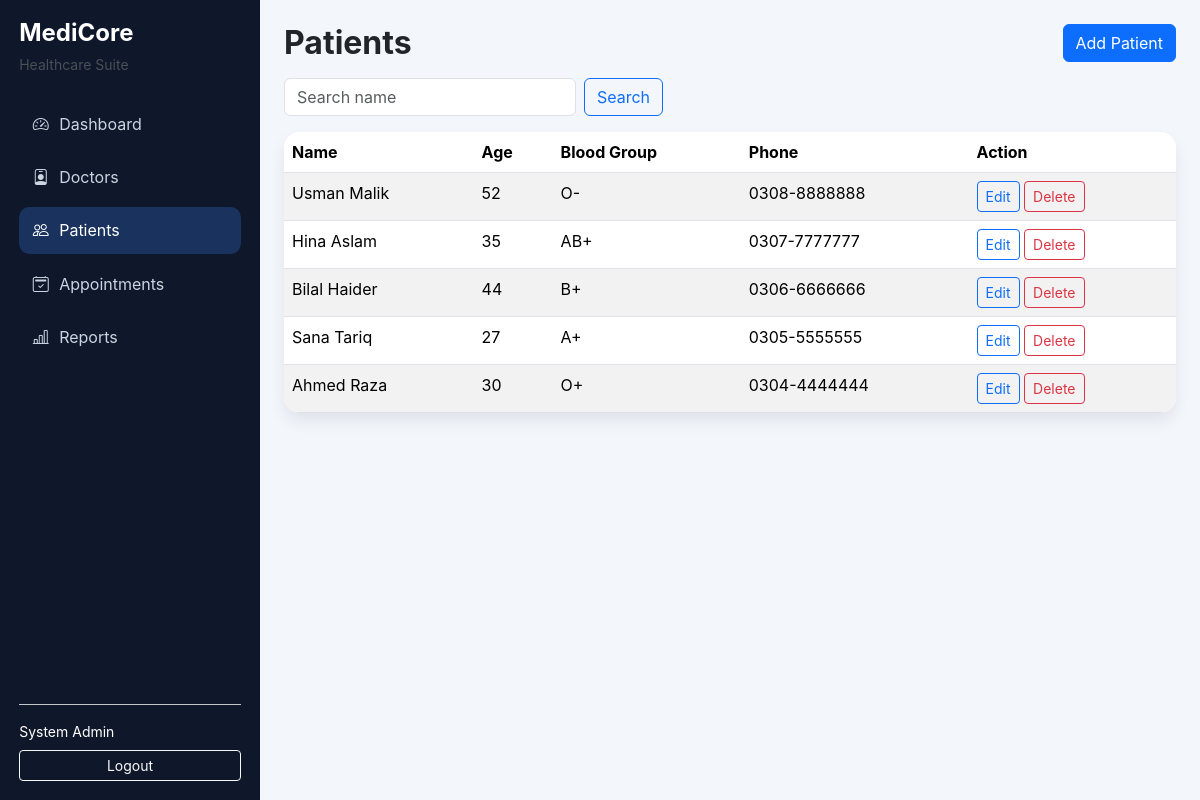
Screenshot of /admin/patients.php (signed in) with the database file from the repository.
### tables this page shows
CREATE TABLE patients (
  id INT AUTO_INCREMENT PRIMARY KEY,user_id INT NOT NULL,age INT,gender ENUM('Male','Female','Other') DEFAULT NULL,
  blood_group VARCHAR(8),address TEXT,emergency_contact VARCHAR(30),
  FOREIGN KEY (user_id) REFERENCES users(id) ON DELETE CASCADE
);

CREATE TABLE users (
  id INT AUTO_INCREMENT PRIMARY KEY,
  name VARCHAR(120) NOT NULL,
  email VARCHAR(120) NOT NULL UNIQUE,
  password VARCHAR(255) NOT NULL,
  role ENUM('admin','doctor','patient') NOT NULL,
  phone VARCHAR(30),
  created_at TIMESTAMP DEFAULT CURRENT_TIMESTAMP
);

### config/db.php (called while the page is built, shortened)
<?php
function e(?string $value): string
{
    return htmlspecialchars((string) $value, ENT_QUOTES, 'UTF-8');
}

### admin/patients.php (the view, shortened to what this page needs)
<?php session_start(); require_once __DIR__ . '/../config/db.php'; requireLogin(['admin']);
$q=trim($_GET['name']??''); $sql='SELECT p.*,u.name,u.phone FROM patients p JOIN users u ON u.id=p.user_id'; $p=[]; if($q!==''){ $sql.=' WHERE u.name LIKE ?'; $p[]="%$q%";} $sql.=' ORDER BY p.id DESC'; $s=$pdo->prepare($sql); $s->execute($p); $rows=$s->fetchAll();
$pageTitle='Patients'; include __DIR__ . '/../includes/header.php'; ?>
<div class="d-flex justify-content-between mb-3"><h2 class="fw-bold mb-0">Patients</h2><button class="btn btn-primary" data-bs-toggle="modal" data-bs-target="#addPatient">Add Patient</button></div>
<form class="row g-2 mb-3"><div class="col-md-4"><input class="form-control" name="name" value="<?= e($q) ?>" placeholder="Search name"></div><div class="col-auto"><button class="btn btn-outline-primary">Search</button></div></form>
<div class="table-wrap"><div class="table-responsive"><table class="table table-striped table-hover mb-0"><thead><tr><th>Name</th><th>Age</th><th>Blood Group</th><th>Phone</th><th>Action</th></tr></thead><tbody><?php foreach($rows as $r): ?><tr><td><?= e($r['name']) ?></td><td><?= e((string)$r['age']) ?></td><td><?= e($r['blood_group']) ?></td><td><?= e($r['phone']) ?></td><td><button class="btn btn-sm btn-outline-primary" data-bs-toggle="modal" data-bs-target="#p<?= e((string)$r['id']) ?>">Edit</button> <form method="POST" class="d-inline"><input type="hidden" name="action" value="delete"><input type="hidden" name="patient_id" value="<?= e((string)$r['id']) ?>"><button class="btn btn-sm btn-outline-danger" onclick="return confirm('Delete patient?')">Delete</button></form></td></tr>
<?php endforeach; ?></tbody></table></div></div>
<?php include __DIR__ . '/../includes/footer.php'; ?>

### assets/css/style.css (style rules this page uses)
:root { --sidebar:#0f172a;--accent:#3b82f6;--bg:#f3f6fb }
body { background:var(--bg);font-family:Inter,Segoe UI,Arial,sans-serif }
.table-wrap { background:#fff;border-radius:1rem;overflow:hidden;box-shadow:0 8px 16px rgba(15,23,42,.08) }

### rows the page displays
patients: user.name "Usman Malik", age "52", blood_group "O-", user.phone "0308-8888888"
patients: user.name "Hina Aslam", age "35", blood_group "AB+", user.phone "0307-7777777"
patients: user.name "Bilal Haider", age "44", blood_group "B+", user.phone "0306-6666666"
patients: user.name "Sana Tariq", age "27", blood_group "A+", user.phone "0305-5555555"
patients: user.name "Ahmed Raza", age "30", blood_group "O+", user.phone "0304-4444444"

### other values shown
$label "Dashboard"
$label "Doctors"
$label "Patients"
$label "Appointments"
$label "Reports"
$_SESSION['name'] "System Admin"
